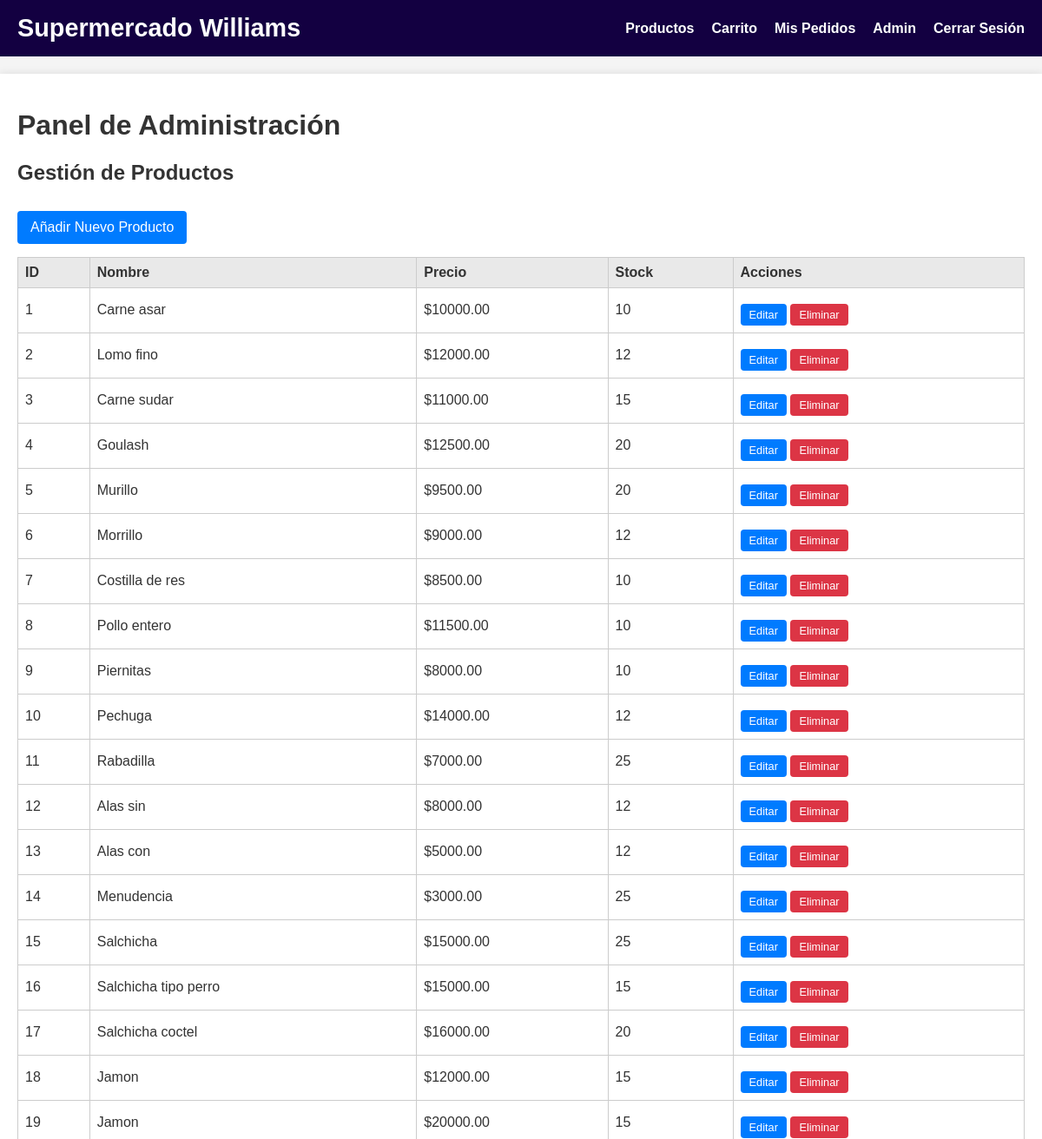
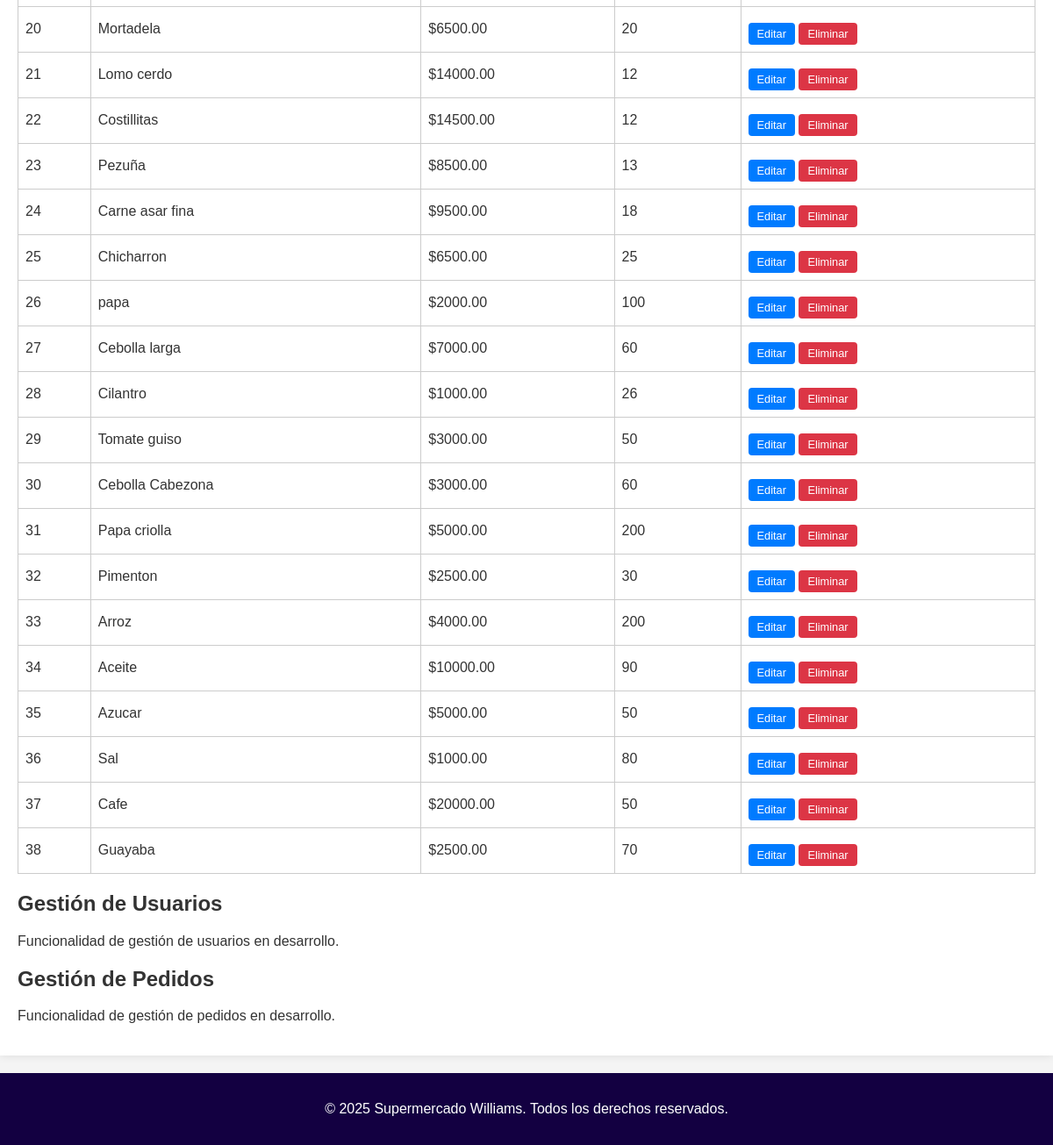
Page /admin (signed in) on the earlier database version (2 pictures, top to bottom).
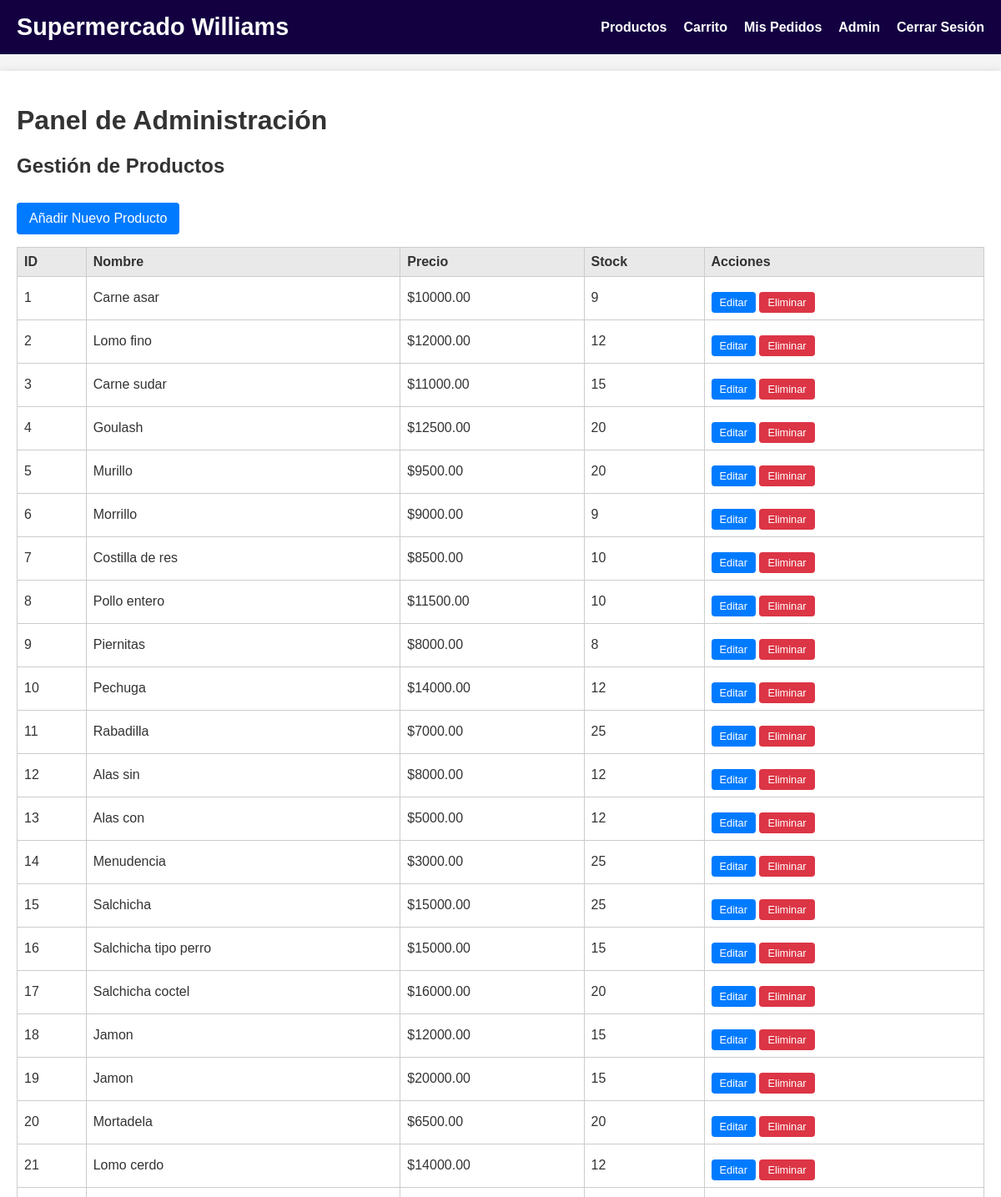
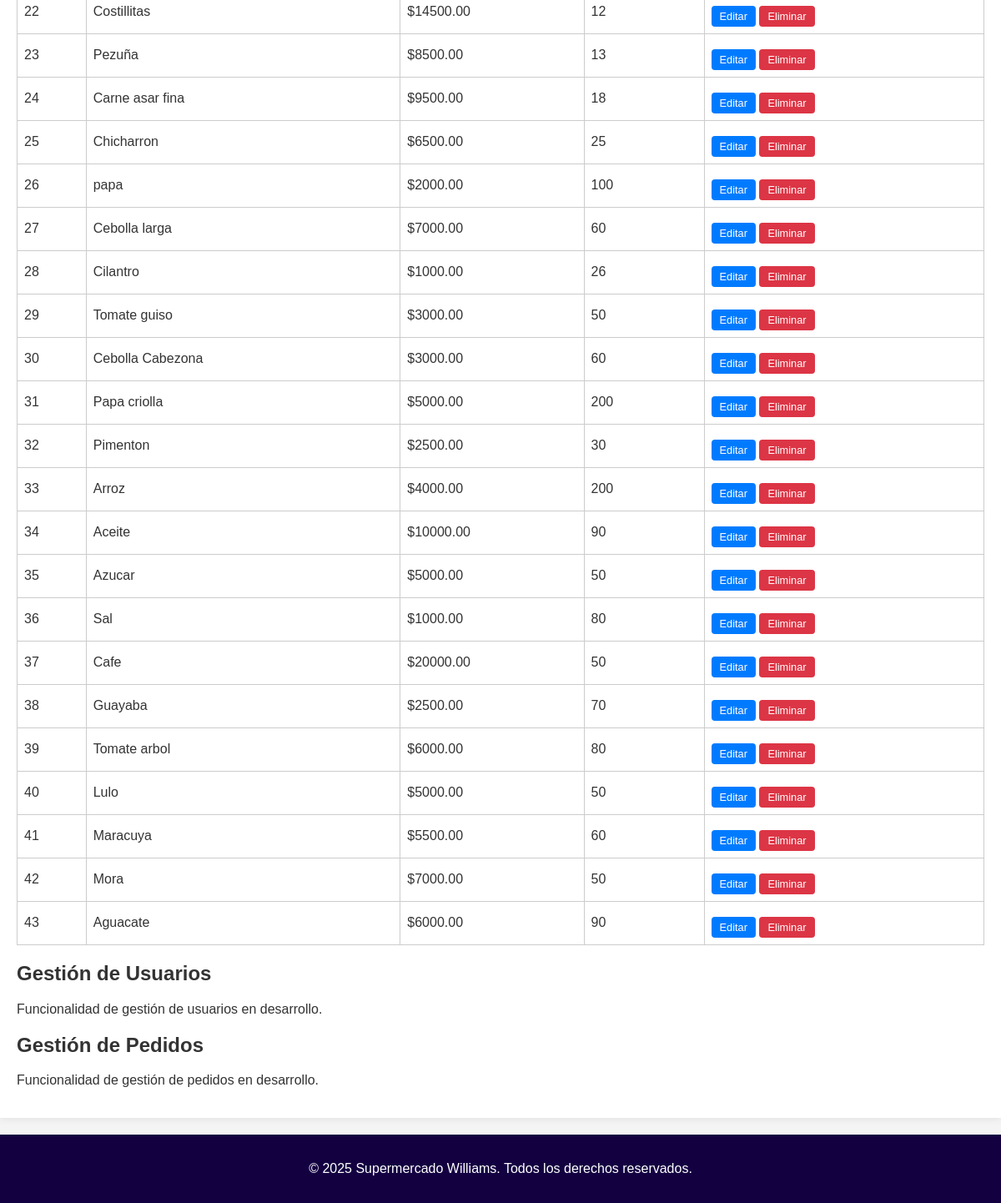
Same page on the later database version (2 pictures, top to bottom).
### models.py (models this page shows, shortened)
class Product(db.Model):
    id = db.Column(db.Integer, primary_key=True)
    secction = db.Column(db.String(64), nullable=False, default="Res")
    name = db.Column(db.String(128), nullable=False)
    description = db.Column(db.Text)
    price = db.Column(db.Float, nullable=False)
    stock = db.Column(db.Integer, nullable=False, default=0)
    image_url = db.Column(db.String(256))

### routes.py (the view)
@app.route('/admin')
@login_required
def admin_dashboard():
    if not current_user.is_admin:
        flash('Access denied. You need to be an administrator.', 'danger')
        return redirect(url_for('index'))
    users = User.query.all()
    products = Product.query.all()
    orders = Order.query.all()
    return render_template('admin/dashboard.html', title='Admin Dashboard', users=users, products=products, orders=orders)

### models.py (called while the page is built)
    @property
    def is_authenticated(self):
        return True

### routes.py (called while the page is built)
@login_manager.user_loader
def load_user(user_id):
    return User.query.get(int(user_id))

### templates/admin/dashboard.html
{% extends "base.html" %}
{% block content %}
    <h1>Panel de Administración</h1>
    <section>
        <h2>Gestión de Productos</h2>
        <a href="{{ url_for('manage_product') }}" class="button primary">Añadir Nuevo Producto</a>
        <table class="admin-table">
            <thead>
                <tr>
                    <th>ID</th>
                    <th>Nombre</th>
                    <th>Precio</th>
                    <th>Stock</th>
                    <th>Acciones</th>
                </tr>
            </thead>
            <tbody>
                {% for product in products %}
                    <tr>
                        <td>{{ product.id }}</td>
                        <td>{{ product.name }}</td>
                        <td>${{ "%.2f"|format(product.price) }}</td>
                        <td>{{ product.stock }}</td>
                        <td>
                            <a href="{{ url_for('manage_product', product_id=product.id) }}" class="button small">Editar</a>
                            <a href="{{ url_for('delete_product', product_id=product.id) }}" class="button small danger" onclick="return confirm('¿Estás seguro de que quieres eliminar este producto?');">Eliminar</a>
                        </td>
                    </tr>
                {% endfor %}
            </tbody>
        </table>
    </section>
    <section>
        <h2>Gestión de Usuarios</h2>
        <p>Funcionalidad de gestión de usuarios en desarrollo.</p>
    </section>
    <section>
        <h2>Gestión de Pedidos</h2>
        <p>Funcionalidad de gestión de pedidos en desarrollo.</p>
    </section>
{% endblock %}

### templates/base.html (shortened to what this page needs)
<!DOCTYPE html>
<html lang="en">
<head>
    <link rel="stylesheet" href="{{ url_for('static', filename='css/style.css') }}">
</head>
<body>
    <header>
        <nav>
            <a href="{{ url_for('index') }}" class="logo"> Supermercado Williams </a>
            <ul>
                <li><a href="{{ url_for('products') }}">Productos</a></li>
                {% if current_user.is_authenticated %}
                    <li><a href="{{ url_for('cart') }}">Carrito</a></li>
                    <li><a href="{{ url_for('orders') }}">Mis Pedidos</a></li>
                    {% if current_user.is_admin %}
                        <li><a href="{{ url_for('admin_dashboard') }}">Admin</a></li>
                    {% endif %}
                    <li><a href="{{ url_for('logout') }}">Cerrar Sesión</a></li>
                {% else %}
                    <li><a href="{{ url_for('login') }}">Iniciar Sesión</a></li>
                    <li><a href="{{ url_for('register') }}">Registrarse</a></li>
                {% endif %}
            </ul>
        </nav>
    </header>
    <main>
        {% block content %}{% endblock %}
    </main>
    <footer>
        <p>&copy; 2025 Supermercado Williams. Todos los derechos reservados.</p>
    </footer>
</body>
</html>

### static/css/style.css (style rules this page uses)
body { font-family: Arial, sans-serif; margin: 0; padding: 0; background-color: #f4f4f4; color: #333333; }
header { background-color: #130041; color: white; padding: 1rem 0; text-align: center; }
nav { display: flex; justify-content: space-between; align-items: center; max-width: 1200px; margin: 0 auto; padding: 0 20px; }
nav .logo { color: white; text-decoration: none; font-size: 1.8rem; font-weight: bold; }
nav ul { list-style: none; margin: 0; padding: 0; display: flex; }
nav ul li { margin-left: 20px; }
nav ul li a { color: white; text-decoration: none; font-weight: bold; }
main { max-width: 1200px; margin: 20px auto; padding: 20px; background-color: white; box-shadow: 0 0 10px rgba(0, 0, 0, 0.1); }
footer { text-align: center; padding: 1rem 0; background-color: #130041; color: white; position: relative; bottom: 0; width: 100%; }
form input[type="submit"], .button { background-color: #007bff; color: white; padding: 10px 15px; border: none; border-radius: 4px; cursor: pointer; text-decoration: none; display: inline-block; margin-top: 10px; }
.button.primary { background-color: #007bff; }
.button.danger { background-color: #dc3545; }
.button.small { padding: 5px 10px; font-size: 0.8rem; }
.admin-table { width: 100%; border-collapse: collapse; margin-top: 15px; }
.admin-table th, .admin-table td { border: 1px solid #ccc; padding: 8px; text-align: left; }
.admin-table th { background-color: #e9e9e9; }

Differences in the rows shown:
changed Product "Carne asar": stock "10" → "9"
changed Product "Morrillo": stock "12" → "9"
changed Product "Piernitas": stock "10" → "8"
added Product: id "39", name "Tomate arbol", price "6000.00", stock "80"
added Product: id "40", name "Lulo", price "5000.00", stock "50"
added Product: id "41", name "Maracuya", price "5500.00", stock "60"
added Product: id "42", name "Mora", price "7000.00", stock "50"
added Product: id "43", name "Aguacate", price "6000.00", stock "90"
